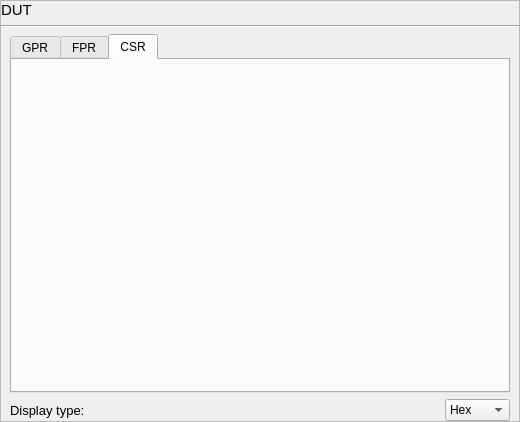
<?xml version="1.0" encoding="UTF-8"?>
<ui version="4.0">
 <class>REG_widget</class>
 <widget class="QWidget" name="REG_widget">
  <property name="geometry">
   <rect>
    <x>0</x>
    <y>0</y>
    <width>520</width>
    <height>422</height>
   </rect>
  </property>
  <property name="windowTitle">
   <string>Form</string>
  </property>
  <layout class="QHBoxLayout" name="horizontalLayout">
   <property name="leftMargin">
    <number>0</number>
   </property>
   <property name="topMargin">
    <number>0</number>
   </property>
   <property name="rightMargin">
    <number>0</number>
   </property>
   <property name="bottomMargin">
    <number>0</number>
   </property>
   <item>
    <widget class="QScrollArea" name="scrollArea">
     <property name="widgetResizable">
      <bool>true</bool>
     </property>
     <widget class="QWidget" name="scrollAreaWidgetContents">
      <property name="geometry">
       <rect>
        <x>0</x>
        <y>0</y>
        <width>518</width>
        <height>420</height>
       </rect>
      </property>
      <layout class="QVBoxLayout" name="verticalLayout_2">
       <property name="leftMargin">
        <number>0</number>
       </property>
       <property name="topMargin">
        <number>0</number>
       </property>
       <property name="rightMargin">
        <number>0</number>
       </property>
       <property name="bottomMargin">
        <number>0</number>
       </property>
       <item>
        <widget class="QLabel" name="label">
         <property name="font">
          <font>
           <pointsize>11</pointsize>
          </font>
         </property>
         <property name="styleSheet">
          <string notr="true"/>
         </property>
         <property name="text">
          <string>DUT</string>
         </property>
        </widget>
       </item>
       <item>
        <widget class="Line" name="line">
         <property name="orientation">
          <enum>Qt::Horizontal</enum>
         </property>
        </widget>
       </item>
       <item>
        <layout class="QHBoxLayout" name="horizontalLayout_3">
         <property name="leftMargin">
          <number>9</number>
         </property>
         <property name="rightMargin">
          <number>9</number>
         </property>
         <item>
          <widget class="QTabWidget" name="tabWidget">
           <property name="currentIndex">
            <number>2</number>
           </property>
           <widget class="QWidget" name="tab_3">
            <attribute name="title">
             <string>GPR</string>
            </attribute>
           </widget>
           <widget class="QWidget" name="tab">
            <attribute name="title">
             <string>FPR</string>
            </attribute>
           </widget>
           <widget class="QWidget" name="tab_4">
            <attribute name="title">
             <string>CSR</string>
            </attribute>
           </widget>
          </widget>
         </item>
        </layout>
       </item>
       <item>
        <layout class="QHBoxLayout" name="horizontalLayout_2">
         <property name="leftMargin">
          <number>9</number>
         </property>
         <property name="rightMargin">
          <number>9</number>
         </property>
         <item>
          <widget class="QLabel" name="label_2">
           <property name="font">
            <font>
             <pointsize>10</pointsize>
            </font>
           </property>
           <property name="text">
            <string>Display type:</string>
           </property>
          </widget>
         </item>
         <item>
          <spacer name="horizontalSpacer">
           <property name="orientation">
            <enum>Qt::Horizontal</enum>
           </property>
           <property name="sizeHint" stdset="0">
            <size>
             <width>40</width>
             <height>20</height>
            </size>
           </property>
          </spacer>
         </item>
         <item>
          <widget class="QComboBox" name="comboBox">
           <item>
            <property name="text">
             <string>Hex</string>
            </property>
           </item>
           <item>
            <property name="text">
             <string>Binary</string>
            </property>
           </item>
           <item>
            <property name="text">
             <string>Ascii</string>
            </property>
           </item>
          </widget>
         </item>
        </layout>
       </item>
      </layout>
     </widget>
    </widget>
   </item>
  </layout>
 </widget>
 <resources/>
 <connections/>
</ui>
